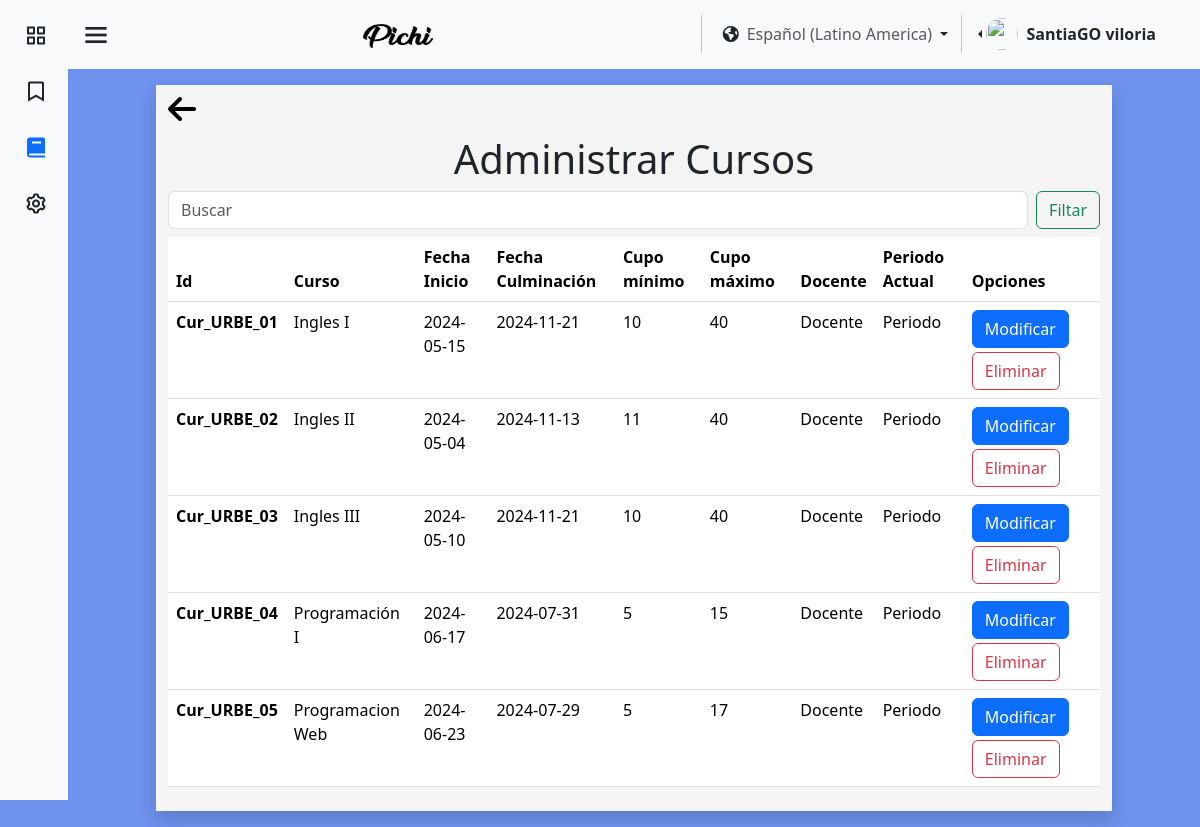
Page /pages/es/administrarCurso.php (signed in) on the committed database.
### tables this page shows
CREATE TABLE `usuario` (
  `id_user` int(11) NOT NULL,
  `identificacion_user` varchar(11) NOT NULL,
  `nombre_user` varchar(25) NOT NULL,
  `apellido_user` varchar(25) NOT NULL,
  `correo_user` varchar(45) NOT NULL,
  `contrasena_user` varchar(16) NOT NULL,
  `direccion_user` varchar(80) NOT NULL,
  `numero_user` varchar(15) NOT NULL,
  `fecha_nacimiento_user` datetime NOT NULL,
  `Active_online` tinyint(1) NOT NULL,
  `sexo_user` varchar(15) NOT NULL,
  `Empresa_id_empresa` int(11) DEFAULT NULL,
  `rol` tinyint(1) NOT NULL,
  `img_perfil` varchar(255) NOT NULL
);

CREATE TABLE `cursos` (
  `id_cur` varchar(100) NOT NULL,
  `nombre_cur` varchar(45) NOT NULL,
  `fecha_inicio` date NOT NULL,
  `cupos_cur_min` int(11) NOT NULL,
  `cupos_cur_max` int(11) NOT NULL,
  `Empresa_id_empresa` int(11) NOT NULL,
  `fecha_fin` date NOT NULL,
  `visibilidad_curso` varchar(11) NOT NULL
);

### pages/es/administrarCurso.php (the view, shortened to what this page needs)
<?php
require "../../assests/php/LoginBD.php";
$cursos = [];
if (isset($_SESSION['id_user'])) {
    $usuarios1 = $_SESSION['id_user'];
    $conexion1 = mysqli_query($mysqli, "SELECT Empresa_id_empresa, rol, nombre_user, apellido_user FROM usuario WHERE id_user = '$usuarios1'");
    if (mysqli_num_rows($conexion1) > 0) {
        $datos = mysqli_fetch_assoc($conexion1);
        $rol = $datos['rol'];
        $empresaUsuario = $datos['Empresa_id_empresa'];
        $nombreUsuario = $datos['nombre_user'];
        $apellidoUsuario = $datos['apellido_user'];
        $conexion2 = mysqli_query($mysqli, "SELECT nombre_empresa FROM empresa WHERE id_empresa = '$empresaUsuario'");
        if (mysqli_num_rows($conexion2) > 0) {
            $conexion3 = mysqli_query($mysqli, "SELECT * FROM cursos WHERE Empresa_id_empresa = '$empresaUsuario'");
            if (mysqli_num_rows($conexion3) > 0) {
                while ($datos3 = mysqli_fetch_assoc($conexion3)) {
                    $cursos[] = $datos3;
                }
            }
        }
    }
}
?>
<!DOCTYPE html>
<html lang="en">
<head>
    <link href="https://cdn.jsdelivr.net/npm/bootstrap@5.3.3/dist/css/bootstrap.min.css" rel="stylesheet"
 />
    <link href="https://unpkg.com/boxicons@2.1.4/css/boxicons.min.css" rel="stylesheet" />
    <link rel="stylesheet" href="https://cdnjs.cloudflare.com/ajax/libs/font-awesome/6.5.1/css/all.min.css"
 />
    <link rel="stylesheet" href="../../assests/css/colorPallete.css" />
    <link rel="stylesheet" href="../../assests/css/viewUser.css" />
    <link rel="stylesheet" href="../../assests/css/style (2).css">
    <link rel="stylesheet" href="../../assests/css/crearCurso.css">
    <link rel="stylesheet" href="../../assests/css/sidebar.css" />
</head>
<body class="bg-pastel" id="body-pd">
    <header id="header">
        <nav class="navbar bg-body-tertiary">
            <div class="container-fluid">
                <div class="header_toggle">
                    <i class="bx bx-menu" id="header-toggle"></i>
                </div>
                <a class="navbar-brand" href="../../index.html">
                    <img src="../../assests/img/text-1710023184778.png" alt="Bootstrap" width="70" height="24" />
                </a>
                <div class="d-flex flex-wrap justify-content-end">
                    <div class="nav-item dropdown">
                        <button class="btn dropdown-toggle" data-bs-toggle="dropdown" aria-expanded="false" href="#">
                            <span class="fa-solid fa-earth-americas"></span><a class="ms-2 text-body-secondary"
                                href="#">Español (Latino America)</a>
                        </button>
                    </div>
                    <div class="btn-group dropstart me-4 pe-2">
                        <a href="#" class="d-flex align-items-center link-dark text-decoration-none dropdown-toggle"
                            id="dropdownUser2" data-bs-toggle="dropdown" aria-expanded="false">
                            <img src="https://github.com/PichiGod.png" alt="" width="32" height="32"
                                class="rounded-circle me-2" />
                            <strong><?php echo $nombreUsuario . " " . $apellidoUsuario; ?></strong>
                        </a>
                    </div>
                </div>
            </div>
        </nav>
    </header>
    <div class="l-navbar bg-body-tertiary" id="nav-bar">
        <nav class="nav">
            <div class="nav_list">
                <a href="Inicio.php" class="nav_link link-dark">
                    <i class="bx bx-grid-alt nav_icon"></i>
                </a>
                <a href="tutorial.php" class="nav_link link-dark">
                    <i class='bx bx-bookmark nav_icon'></i>
                </a>
                <a href="cursos.php" class="nav_link active">
                    <i class="bx bxs-book nav_icon"></i>
                </a>
                <?php if ($rol != 0) { ?>
                    <a href="MenuAdmin.php" class="nav_link link-dark">
                        <i class="bx bx-cog nav_icon"></i>
                    </a>
                <?php }
                ; ?>
            </div>
        </nav>
    </div>
    <section>
        <div class="container-fluid bg-blanco my-3 pb-2 shadow">
            <a href="MenuAdmin.php"><i class="fa-solid mt-2 fa-arrow-left" style="font-size:2rem;color:black;"></i></a>
            <h1 class="text-center pt-2">Administrar Cursos</h1>
            <form class="d-flex" role="search">
                <input class="form-control me-2" type="search" placeholder="Buscar" aria-label="Search">
                <button class="btn btn-outline-success" type="submit">Filtar</button>
            </form>
            <div class="table-responsive">
                <table class="table mt-2">
                    <thead>
                        <tr>
                            <th scope="col">Id</th>
                            <th scope="col">Curso</th>
                            <th scope="col">Fecha Inicio</th>
                            <th scope="col">Fecha Culminación</th>
                            <th scope="col">Cupo mínimo</th>
                            <th scope="col">Cupo máximo</th>
                            <th scope="col">Docente</th>
                            <th scope="col">Periodo Actual</th>
                            <th scope="col">Opciones</th>
                        </tr>
                    </thead>
                    <tbody>
                        <?php foreach ($cursos as $curso) { ?>
                            <tr>
                                <th scope="row"><?php echo $curso['id_cur']; ?></th>
                                <td><?php echo $curso['nombre_cur']; ?></td>
                                <td><?php echo $curso['fecha_inicio']; ?></td>
                                <td><?php echo $curso['fecha_fin']; ?></td>
                                <td><?php echo $curso['cupos_cur_min']; ?></td>
                                <td><?php echo $curso['cupos_cur_max']; ?></td>
                                <td>Docente</td>
                                <td>Periodo</td>
                                <td>
                                    <button onclick="location.href='modifCurso.php'" class="btn btn-primary me-1">
                                        Modificar
                                    </button>
                                    <button onclick="eliminarCurso();" class="btn mt-1 btn-outline-danger">
                                        Eliminar
                                    </button>
                                </td>
                            </tr>
                        <?php } ?>
                    </tbody>
                </table>
            </div>
        </div>
    </section>
</body>
</html>

### assests/css/colorPallete.css (style rules this page uses)
.bg-pastel { background-color: #527ce9d6; }
.bg-blanco { background-color: #F4F4F4; }

### assests/css/style (2).css (style rules this page uses)
@media (max-width:1200px) { body { padding-left: 0; } }

### assests/css/sidebar.css (style rules this page uses)
:root { --z-fixed: 100; --nav-width: 68px; --header-height: 3rem; }
body { transition: 0.5s; }
a { text-decoration: none; }
.header_toggle { justify-content: center; margin-top: 0.3rem; font-size: 2rem; cursor: pointer; }
.l-navbar { position: fixed; top: 0; left: -30%; width: var(--nav-width); height: 100vh; transition: 0.5s; z-index: var(--z-fixed); }
.nav { height: 100%; display: flex; flex-direction: column; justify-content: space-between; overflow: hidden; }
.nav_logo, .nav_link { display: grid; grid-template-columns: max-content max-content; align-items: center; column-gap: 1rem; padding: 0.5rem 0 0.5rem 1.5rem; }
.nav_link { position: relative; margin-bottom: 1rem; transition: 0.3s; }
.nav_icon { font-size: 1.5rem; }
section { margin-right: 2rem; margin-left: 2rem; }
.active::before { content: ""; position: absolute; left: 0; width: 2px; height: 32px; }
@media screen and (min-width: 768px) { body { margin: 0 0 0 0; padding-left: calc(var(--nav-width)); } }
@media screen and (min-width: 768px) { .l-navbar { left: 0; padding: 1rem 1rem 0 0; } }
@media (min-width: 576px) { section { margin-right: 5.5rem; margin-left: 5.5rem; } }

### rows in the picture
usuario: nombre_user "SantiaGO", apellido_user "viloria"
cursos: id_cur "Cur_URBE_01", nombre_cur "Ingles I", fecha_inicio "2024-05-15", fecha_fin "2024-11-21", cupos_cur_min "10", cupos_cur_max "40"
cursos: id_cur "Cur_URBE_02", nombre_cur "Ingles II", fecha_inicio "2024-05-04", fecha_fin "2024-11-13", cupos_cur_min "11", cupos_cur_max "40"
cursos: id_cur "Cur_URBE_03", nombre_cur "Ingles III", fecha_inicio "2024-05-10", fecha_fin "2024-11-21", cupos_cur_min "10", cupos_cur_max "40"
cursos: id_cur "Cur_URBE_04", nombre_cur "Programación I", fecha_inicio "2024-06-17", fecha_fin "2024-07-31", cupos_cur_min "5", cupos_cur_max "15"
cursos: id_cur "Cur_URBE_05", nombre_cur "Programacion Web", fecha_inicio "2024-06-23", fecha_fin "2024-07-29", cupos_cur_min "5", cupos_cur_max "17"
